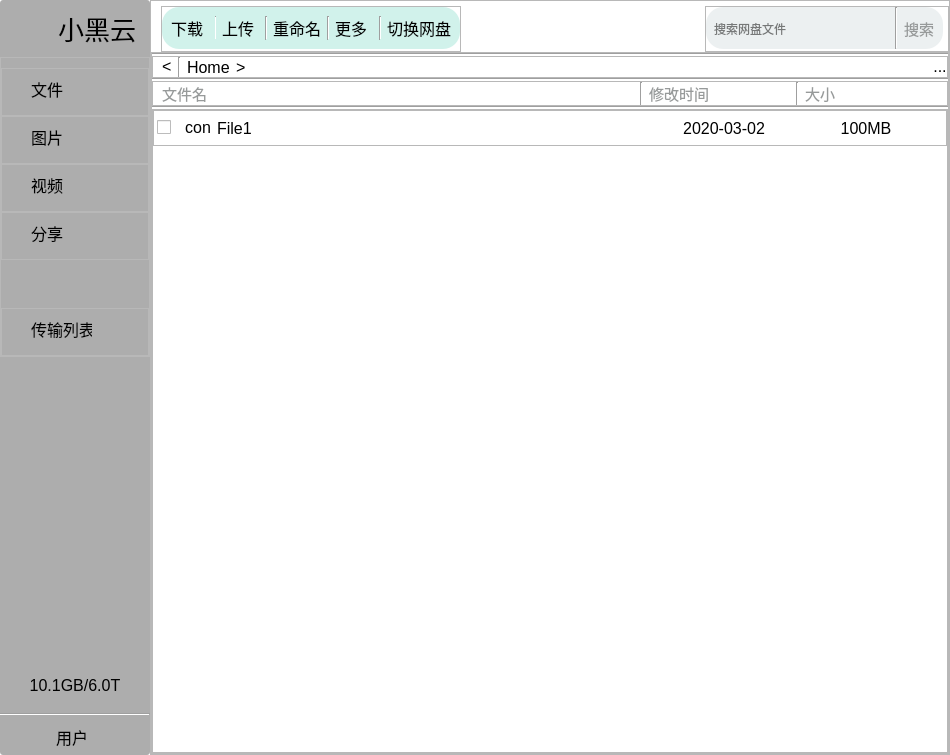
<?xml version="1.0" encoding="UTF-8"?>
<ui version="4.0">
 <class>SBCclient</class>
 <widget class="QMainWindow" name="SBCclient">
  <property name="geometry">
   <rect>
    <x>0</x>
    <y>0</y>
    <width>950</width>
    <height>755</height>
   </rect>
  </property>
  <property name="minimumSize">
   <size>
    <width>800</width>
    <height>700</height>
   </size>
  </property>
  <property name="font">
   <font>
    <family>宋体</family>
    <pointsize>12</pointsize>
    <weight>50</weight>
    <italic>false</italic>
    <bold>false</bold>
   </font>
  </property>
  <property name="windowTitle">
   <string>小黑云客户端</string>
  </property>
  <property name="windowIcon">
   <iconset>
    <normaloff>img/favicon.ico</normaloff>img/favicon.ico</iconset>
  </property>
  <property name="windowOpacity">
   <double>1.000000000000000</double>
  </property>
  <property name="styleSheet">
   <string notr="true">#SBCclient{
	background-color:white;
}
#centralwidget{
	background-color:white;
}
QLabel{
	font-size:16px;
}
Line{
	background:rgb(173, 173, 173);
}
#frame{
	border-radius:3px;
	background:rgb(173, 173, 173);
}
#frame_7 QFrame:hover{
	background:#A2D9CE;
	border-radius:20px;
	opacity:0.1;
	}
#SBCCapacity{
	border-radius:5px;
	background:#5B5B5B;
}
#usedCap{
	border-radius:5px;
	background:#006000;
	Width:60px;
}</string>
  </property>
  <property name="animated">
   <bool>true</bool>
  </property>
  <property name="documentMode">
   <bool>false</bool>
  </property>
  <widget class="QWidget" name="centralwidget">
   <property name="minimumSize">
    <size>
     <width>0</width>
     <height>0</height>
    </size>
   </property>
   <layout class="QHBoxLayout" name="horizontalLayout_5">
    <property name="spacing">
     <number>0</number>
    </property>
    <property name="leftMargin">
     <number>0</number>
    </property>
    <property name="topMargin">
     <number>0</number>
    </property>
    <property name="rightMargin">
     <number>0</number>
    </property>
    <property name="bottomMargin">
     <number>0</number>
    </property>
    <item>
     <layout class="QHBoxLayout" name="horizontalLayout">
      <property name="spacing">
       <number>0</number>
      </property>
      <property name="leftMargin">
       <number>0</number>
      </property>
      <property name="topMargin">
       <number>0</number>
      </property>
      <property name="rightMargin">
       <number>0</number>
      </property>
      <item>
       <widget class="QFrame" name="frame">
        <property name="maximumSize">
         <size>
          <width>150</width>
          <height>16777215</height>
         </size>
        </property>
        <property name="frameShape">
         <enum>QFrame::StyledPanel</enum>
        </property>
        <property name="frameShadow">
         <enum>QFrame::Raised</enum>
        </property>
        <layout class="QVBoxLayout" name="verticalLayout_5">
         <property name="spacing">
          <number>9</number>
         </property>
         <property name="leftMargin">
          <number>0</number>
         </property>
         <property name="topMargin">
          <number>9</number>
         </property>
         <property name="rightMargin">
          <number>0</number>
         </property>
         <property name="bottomMargin">
          <number>0</number>
         </property>
         <item>
          <layout class="QHBoxLayout" name="horizontalLayout_6" stretch="1,1">
           <property name="spacing">
            <number>2</number>
           </property>
           <property name="leftMargin">
            <number>6</number>
           </property>
           <property name="rightMargin">
            <number>6</number>
           </property>
           <item>
            <widget class="QLabel" name="label_10">
             <property name="sizePolicy">
              <sizepolicy hsizetype="Fixed" vsizetype="Preferred">
               <horstretch>0</horstretch>
               <verstretch>0</verstretch>
              </sizepolicy>
             </property>
             <property name="maximumSize">
              <size>
               <width>50</width>
               <height>50</height>
              </size>
             </property>
             <property name="text">
              <string/>
             </property>
             <property name="pixmap">
              <pixmap>img/SBCCon.png</pixmap>
             </property>
             <property name="scaledContents">
              <bool>true</bool>
             </property>
            </widget>
           </item>
           <item>
            <widget class="QLabel" name="label">
             <property name="font">
              <font>
               <pointsize>-1</pointsize>
              </font>
             </property>
             <property name="styleSheet">
              <string notr="true">#label{
	font-size:26px;
}</string>
             </property>
             <property name="text">
              <string>小黑云</string>
             </property>
            </widget>
           </item>
          </layout>
         </item>
         <item>
          <widget class="QFrame" name="frame_7">
           <property name="maximumSize">
            <size>
             <width>16777215</width>
             <height>300</height>
            </size>
           </property>
           <property name="frameShape">
            <enum>QFrame::StyledPanel</enum>
           </property>
           <property name="frameShadow">
            <enum>QFrame::Raised</enum>
           </property>
           <layout class="QVBoxLayout" name="verticalLayout_3" stretch="1,1,1,1,1,1">
            <property name="spacing">
             <number>0</number>
            </property>
            <property name="leftMargin">
             <number>0</number>
            </property>
            <property name="topMargin">
             <number>10</number>
            </property>
            <property name="rightMargin">
             <number>0</number>
            </property>
            <property name="bottomMargin">
             <number>0</number>
            </property>
            <item>
             <widget class="QFrame" name="frame_2">
              <property name="frameShape">
               <enum>QFrame::StyledPanel</enum>
              </property>
              <property name="frameShadow">
               <enum>QFrame::Raised</enum>
              </property>
              <widget class="QLabel" name="label_2">
               <property name="geometry">
                <rect>
                 <x>30</x>
                 <y>10</y>
                 <width>61</width>
                 <height>21</height>
                </rect>
               </property>
               <property name="text">
                <string>文件</string>
               </property>
              </widget>
             </widget>
            </item>
            <item>
             <widget class="QFrame" name="frame_3">
              <property name="frameShape">
               <enum>QFrame::StyledPanel</enum>
              </property>
              <property name="frameShadow">
               <enum>QFrame::Raised</enum>
              </property>
              <widget class="QLabel" name="label_3">
               <property name="geometry">
                <rect>
                 <x>30</x>
                 <y>10</y>
                 <width>61</width>
                 <height>21</height>
                </rect>
               </property>
               <property name="text">
                <string>图片</string>
               </property>
              </widget>
             </widget>
            </item>
            <item>
             <widget class="QFrame" name="frame_4">
              <property name="frameShape">
               <enum>QFrame::StyledPanel</enum>
              </property>
              <property name="frameShadow">
               <enum>QFrame::Raised</enum>
              </property>
              <widget class="QLabel" name="label_4">
               <property name="geometry">
                <rect>
                 <x>30</x>
                 <y>10</y>
                 <width>61</width>
                 <height>21</height>
                </rect>
               </property>
               <property name="text">
                <string>视频</string>
               </property>
              </widget>
             </widget>
            </item>
            <item>
             <widget class="QFrame" name="frame_5">
              <property name="frameShape">
               <enum>QFrame::StyledPanel</enum>
              </property>
              <property name="frameShadow">
               <enum>QFrame::Raised</enum>
              </property>
              <widget class="QLabel" name="label_5">
               <property name="geometry">
                <rect>
                 <x>30</x>
                 <y>10</y>
                 <width>61</width>
                 <height>21</height>
                </rect>
               </property>
               <property name="text">
                <string>分享</string>
               </property>
              </widget>
             </widget>
            </item>
            <item>
             <spacer name="verticalSpacer">
              <property name="orientation">
               <enum>Qt::Vertical</enum>
              </property>
              <property name="sizeHint" stdset="0">
               <size>
                <width>20</width>
                <height>37</height>
               </size>
              </property>
             </spacer>
            </item>
            <item>
             <widget class="QFrame" name="frame_6">
              <property name="frameShape">
               <enum>QFrame::StyledPanel</enum>
              </property>
              <property name="frameShadow">
               <enum>QFrame::Raised</enum>
              </property>
              <widget class="QLabel" name="label_6">
               <property name="geometry">
                <rect>
                 <x>30</x>
                 <y>10</y>
                 <width>61</width>
                 <height>21</height>
                </rect>
               </property>
               <property name="text">
                <string>传输列表</string>
               </property>
              </widget>
             </widget>
            </item>
           </layout>
          </widget>
         </item>
         <item>
          <spacer name="verticalSpacer_2">
           <property name="orientation">
            <enum>Qt::Vertical</enum>
           </property>
           <property name="sizeHint" stdset="0">
            <size>
             <width>20</width>
             <height>245</height>
            </size>
           </property>
          </spacer>
         </item>
         <item>
          <layout class="QVBoxLayout" name="verticalLayout_4">
           <item>
            <widget class="QLabel" name="label_7">
             <property name="text">
              <string>10.1GB/6.0T</string>
             </property>
             <property name="alignment">
              <set>Qt::AlignCenter</set>
             </property>
            </widget>
           </item>
           <item>
            <widget class="QFrame" name="SBCCapacity">
             <property name="maximumSize">
              <size>
               <width>16777215</width>
               <height>10</height>
              </size>
             </property>
             <property name="styleSheet">
              <string notr="true"/>
             </property>
             <property name="frameShape">
              <enum>QFrame::StyledPanel</enum>
             </property>
             <property name="frameShadow">
              <enum>QFrame::Raised</enum>
             </property>
             <widget class="QFrame" name="usedCap">
              <property name="geometry">
               <rect>
                <x>0</x>
                <y>0</y>
                <width>20</width>
                <height>10</height>
               </rect>
              </property>
              <property name="sizePolicy">
               <sizepolicy hsizetype="Fixed" vsizetype="Preferred">
                <horstretch>0</horstretch>
                <verstretch>0</verstretch>
               </sizepolicy>
              </property>
              <property name="maximumSize">
               <size>
                <width>20</width>
                <height>10</height>
               </size>
              </property>
              <property name="frameShape">
               <enum>QFrame::StyledPanel</enum>
              </property>
              <property name="frameShadow">
               <enum>QFrame::Raised</enum>
              </property>
             </widget>
            </widget>
           </item>
          </layout>
         </item>
         <item>
          <widget class="Line" name="line">
           <property name="styleSheet">
            <string notr="true">Line{
	background:#D0D3D4;
}</string>
           </property>
           <property name="orientation">
            <enum>Qt::Horizontal</enum>
           </property>
          </widget>
         </item>
         <item>
          <layout class="QHBoxLayout" name="horizontalLayout_7">
           <property name="spacing">
            <number>6</number>
           </property>
           <property name="leftMargin">
            <number>10</number>
           </property>
           <property name="bottomMargin">
            <number>6</number>
           </property>
           <item>
            <widget class="QLabel" name="label_usercon">
             <property name="maximumSize">
              <size>
               <width>40</width>
               <height>40</height>
              </size>
             </property>
             <property name="cursor">
              <cursorShape>PointingHandCursor</cursorShape>
             </property>
             <property name="styleSheet">
              <string notr="true">#label_usercon{
	border-radius:20px;
}</string>
             </property>
             <property name="text">
              <string/>
             </property>
             <property name="pixmap">
              <pixmap>img/cat0.jpg</pixmap>
             </property>
             <property name="scaledContents">
              <bool>true</bool>
             </property>
            </widget>
           </item>
           <item>
            <widget class="QLabel" name="label_9">
             <property name="cursor">
              <cursorShape>PointingHandCursor</cursorShape>
             </property>
             <property name="text">
              <string>用户</string>
             </property>
            </widget>
           </item>
          </layout>
         </item>
        </layout>
       </widget>
      </item>
      <item>
       <widget class="QFrame" name="frame_14">
        <property name="frameShape">
         <enum>QFrame::StyledPanel</enum>
        </property>
        <property name="frameShadow">
         <enum>QFrame::Raised</enum>
        </property>
        <layout class="QGridLayout" name="gridLayout">
         <property name="leftMargin">
          <number>0</number>
         </property>
         <property name="topMargin">
          <number>0</number>
         </property>
         <property name="rightMargin">
          <number>0</number>
         </property>
         <property name="bottomMargin">
          <number>0</number>
         </property>
         <property name="spacing">
          <number>0</number>
         </property>
         <item row="0" column="0">
          <layout class="QVBoxLayout" name="verticalLayout_6">
           <property name="spacing">
            <number>0</number>
           </property>
           <item>
            <layout class="QHBoxLayout" name="horizontalLayout_4" stretch="3,2,2">
             <property name="leftMargin">
              <number>10</number>
             </property>
             <property name="topMargin">
              <number>5</number>
             </property>
             <item>
              <widget class="QFrame" name="frame_9">
               <property name="maximumSize">
                <size>
                 <width>300</width>
                 <height>16777215</height>
                </size>
               </property>
               <property name="frameShape">
                <enum>QFrame::StyledPanel</enum>
               </property>
               <property name="frameShadow">
                <enum>QFrame::Raised</enum>
               </property>
               <layout class="QHBoxLayout" name="horizontalLayout_10">
                <property name="spacing">
                 <number>0</number>
                </property>
                <property name="leftMargin">
                 <number>0</number>
                </property>
                <property name="topMargin">
                 <number>0</number>
                </property>
                <property name="rightMargin">
                 <number>0</number>
                </property>
                <property name="bottomMargin">
                 <number>2</number>
                </property>
                <item>
                 <widget class="QFrame" name="frame_Buttons">
                  <property name="styleSheet">
                   <string notr="true">#frame_Buttons{
	background:#D1F2EB;
	border-radius:17px;
	opacity:0.8;
}
#frame_Buttons QLabel:hover{
	color:blue;
	}</string>
                  </property>
                  <property name="frameShape">
                   <enum>QFrame::StyledPanel</enum>
                  </property>
                  <property name="frameShadow">
                   <enum>QFrame::Raised</enum>
                  </property>
                  <layout class="QHBoxLayout" name="horizontalLayout_9">
                   <item>
                    <widget class="QLabel" name="label_14">
                     <property name="cursor">
                      <cursorShape>PointingHandCursor</cursorShape>
                     </property>
                     <property name="text">
                      <string>下载</string>
                     </property>
                    </widget>
                   </item>
                   <item>
                    <widget class="Line" name="line_6">
                     <property name="maximumSize">
                      <size>
                       <width>1</width>
                       <height>16777215</height>
                      </size>
                     </property>
                     <property name="orientation">
                      <enum>Qt::Vertical</enum>
                     </property>
                    </widget>
                   </item>
                   <item>
                    <widget class="QLabel" name="label_15">
                     <property name="cursor">
                      <cursorShape>PointingHandCursor</cursorShape>
                     </property>
                     <property name="text">
                      <string>上传</string>
                     </property>
                    </widget>
                   </item>
                   <item>
                    <widget class="Line" name="line_13">
                     <property name="maximumSize">
                      <size>
                       <width>2</width>
                       <height>16777215</height>
                      </size>
                     </property>
                     <property name="orientation">
                      <enum>Qt::Vertical</enum>
                     </property>
                    </widget>
                   </item>
                   <item>
                    <widget class="QLabel" name="label_16">
                     <property name="cursor">
                      <cursorShape>PointingHandCursor</cursorShape>
                     </property>
                     <property name="text">
                      <string>重命名</string>
                     </property>
                    </widget>
                   </item>
                   <item>
                    <widget class="Line" name="line_8">
                     <property name="maximumSize">
                      <size>
                       <width>2</width>
                       <height>16777215</height>
                      </size>
                     </property>
                     <property name="orientation">
                      <enum>Qt::Vertical</enum>
                     </property>
                    </widget>
                   </item>
                   <item>
                    <widget class="QLabel" name="label_17">
                     <property name="cursor">
                      <cursorShape>PointingHandCursor</cursorShape>
                     </property>
                     <property name="text">
                      <string>更多</string>
                     </property>
                    </widget>
                   </item>
                   <item>
                    <widget class="Line" name="line_9">
                     <property name="maximumSize">
                      <size>
                       <width>2</width>
                       <height>16777215</height>
                      </size>
                     </property>
                     <property name="orientation">
                      <enum>Qt::Vertical</enum>
                     </property>
                    </widget>
                   </item>
                   <item>
                    <widget class="QLabel" name="label_18">
                     <property name="cursor">
                      <cursorShape>PointingHandCursor</cursorShape>
                     </property>
                     <property name="text">
                      <string>切换网盘</string>
                     </property>
                    </widget>
                   </item>
                  </layout>
                 </widget>
                </item>
               </layout>
              </widget>
             </item>
             <item>
              <spacer name="horizontalSpacer_2">
               <property name="orientation">
                <enum>Qt::Horizontal</enum>
               </property>
               <property name="sizeHint" stdset="0">
                <size>
                 <width>308</width>
                 <height>20</height>
                </size>
               </property>
              </spacer>
             </item>
             <item>
              <widget class="QFrame" name="frame_10">
               <property name="minimumSize">
                <size>
                 <width>0</width>
                 <height>0</height>
                </size>
               </property>
               <property name="maximumSize">
                <size>
                 <width>260</width>
                 <height>16777215</height>
                </size>
               </property>
               <property name="frameShape">
                <enum>QFrame::StyledPanel</enum>
               </property>
               <property name="frameShadow">
                <enum>QFrame::Raised</enum>
               </property>
               <layout class="QHBoxLayout" name="horizontalLayout_12">
                <property name="spacing">
                 <number>0</number>
                </property>
                <property name="leftMargin">
                 <number>0</number>
                </property>
                <property name="topMargin">
                 <number>0</number>
                </property>
                <property name="rightMargin">
                 <number>5</number>
                </property>
                <property name="bottomMargin">
                 <number>2</number>
                </property>
                <item>
                 <widget class="QFrame" name="frame_Search">
                  <property name="styleSheet">
                   <string notr="true">#frame_Search{
	background:#ECF0F1;
	border-radius:17px;
	opacity:0.5;
}
#frame_Search QLineEdit{
	background:#ECF0F1;
	border-radius:17px;
	opacity:0.5;
}
#frame_Search Line{
	background:#B3B6B7;
}
#frame_Search QLabel{
	color:#979A9A;
	font-size:15px;
}</string>
                  </property>
                  <property name="frameShape">
                   <enum>QFrame::StyledPanel</enum>
                  </property>
                  <property name="frameShadow">
                   <enum>QFrame::Raised</enum>
                  </property>
                  <layout class="QHBoxLayout" name="horizontalLayout_11">
                   <property name="spacing">
                    <number>6</number>
                   </property>
                   <property name="leftMargin">
                    <number>6</number>
                   </property>
                   <property name="topMargin">
                    <number>0</number>
                   </property>
                   <property name="rightMargin">
                    <number>9</number>
                   </property>
                   <property name="bottomMargin">
                    <number>0</number>
                   </property>
                   <item>
                    <widget class="QLineEdit" name="lineEdit">
                     <property name="placeholderText">
                      <string>搜索网盘文件</string>
                     </property>
                    </widget>
                   </item>
                   <item>
                    <widget class="Line" name="line_5">
                     <property name="orientation">
                      <enum>Qt::Vertical</enum>
                     </property>
                    </widget>
                   </item>
                   <item>
                    <widget class="QLabel" name="label_13">
                     <property name="cursor">
                      <cursorShape>PointingHandCursor</cursorShape>
                     </property>
                     <property name="text">
                      <string>搜索</string>
                     </property>
                    </widget>
                   </item>
                  </layout>
                 </widget>
                </item>
               </layout>
              </widget>
             </item>
            </layout>
           </item>
           <item>
            <widget class="QFrame" name="frame_12">
             <property name="frameShape">
              <enum>QFrame::StyledPanel</enum>
             </property>
             <property name="frameShadow">
              <enum>QFrame::Raised</enum>
             </property>
             <layout class="QVBoxLayout" name="verticalLayout_2">
              <property name="spacing">
               <number>0</number>
              </property>
              <property name="leftMargin">
               <number>0</number>
              </property>
              <property name="topMargin">
               <number>0</number>
              </property>
              <property name="rightMargin">
               <number>0</number>
              </property>
              <property name="bottomMargin">
               <number>0</number>
              </property>
              <item>
               <layout class="QVBoxLayout" name="verticalLayout">
                <property name="spacing">
                 <number>0</number>
                </property>
                <item>
                 <widget class="Line" name="line_12">
                  <property name="maximumSize">
                   <size>
                    <width>16777215</width>
                    <height>5</height>
                   </size>
                  </property>
                  <property name="orientation">
                   <enum>Qt::Horizontal</enum>
                  </property>
                 </widget>
                </item>
                <item>
                 <widget class="QFrame" name="frame_8">
                  <property name="styleSheet">
                   <string notr="true">#frame_8 QLabel{
	background:white;
	opacity:0.9;
	}</string>
                  </property>
                  <property name="frameShape">
                   <enum>QFrame::StyledPanel</enum>
                  </property>
                  <property name="frameShadow">
                   <enum>QFrame::Raised</enum>
                  </property>
                  <layout class="QHBoxLayout" name="horizontalLayout_3">
                   <property name="leftMargin">
                    <number>9</number>
                   </property>
                   <property name="topMargin">
                    <number>0</number>
                   </property>
                   <property name="rightMargin">
                    <number>0</number>
                   </property>
                   <property name="bottomMargin">
                    <number>0</number>
                   </property>
                   <item>
                    <widget class="QLabel" name="label_12">
                     <property name="font">
                      <font>
                       <pointsize>-1</pointsize>
                      </font>
                     </property>
                     <property name="cursor">
                      <cursorShape>PointingHandCursor</cursorShape>
                     </property>
                     <property name="text">
                      <string>&lt;</string>
                     </property>
                    </widget>
                   </item>
                   <item>
                    <widget class="Line" name="line_2">
                     <property name="maximumSize">
                      <size>
                       <width>5</width>
                       <height>16777215</height>
                      </size>
                     </property>
                     <property name="lineWidth">
                      <number>1</number>
                     </property>
                     <property name="orientation">
                      <enum>Qt::Vertical</enum>
                     </property>
                    </widget>
                   </item>
                   <item>
                    <widget class="QLabel" name="label_11">
                     <property name="cursor">
                      <cursorShape>PointingHandCursor</cursorShape>
                     </property>
                     <property name="text">
                      <string>Home</string>
                     </property>
                    </widget>
                   </item>
                   <item>
                    <widget class="QLabel" name="label_19">
                     <property name="font">
                      <font>
                       <pointsize>-1</pointsize>
                      </font>
                     </property>
                     <property name="text">
                      <string>&gt;</string>
                     </property>
                    </widget>
                   </item>
                   <item>
                    <spacer name="horizontalSpacer">
                     <property name="orientation">
                      <enum>Qt::Horizontal</enum>
                     </property>
                     <property name="sizeHint" stdset="0">
                      <size>
                       <width>681</width>
                       <height>20</height>
                      </size>
                     </property>
                    </spacer>
                   </item>
                   <item>
                    <widget class="QLabel" name="label_8">
                     <property name="font">
                      <font>
                       <pointsize>-1</pointsize>
                      </font>
                     </property>
                     <property name="cursor">
                      <cursorShape>PointingHandCursor</cursorShape>
                     </property>
                     <property name="text">
                      <string>...</string>
                     </property>
                     <property name="alignment">
                      <set>Qt::AlignHCenter|Qt::AlignTop</set>
                     </property>
                     <property name="margin">
                      <number>0</number>
                     </property>
                    </widget>
                   </item>
                  </layout>
                 </widget>
                </item>
                <item>
                 <widget class="Line" name="line_3">
                  <property name="maximumSize">
                   <size>
                    <width>16777215</width>
                    <height>5</height>
                   </size>
                  </property>
                  <property name="orientation">
                   <enum>Qt::Horizontal</enum>
                  </property>
                 </widget>
                </item>
                <item>
                 <widget class="QFrame" name="frame_11">
                  <property name="maximumSize">
                   <size>
                    <width>16777215</width>
                    <height>41</height>
                   </size>
                  </property>
                  <property name="styleSheet">
                   <string notr="true">#frame_11 QLabel
{
	color:#979A9A;
	font-size:15px;
}</string>
                  </property>
                  <property name="frameShape">
                   <enum>QFrame::StyledPanel</enum>
                  </property>
                  <property name="frameShadow">
                   <enum>QFrame::Raised</enum>
                  </property>
                  <layout class="QHBoxLayout" name="horizontalLayout_2" stretch="10,0,3,0,3">
                   <property name="leftMargin">
                    <number>9</number>
                   </property>
                   <property name="topMargin">
                    <number>0</number>
                   </property>
                   <property name="rightMargin">
                    <number>0</number>
                   </property>
                   <property name="bottomMargin">
                    <number>0</number>
                   </property>
                   <item>
                    <widget class="QLabel" name="label_20">
                     <property name="text">
                      <string>文件名</string>
                     </property>
                    </widget>
                   </item>
                   <item>
                    <widget class="Line" name="line_10">
                     <property name="maximumSize">
                      <size>
                       <width>5</width>
                       <height>16777215</height>
                      </size>
                     </property>
                     <property name="orientation">
                      <enum>Qt::Vertical</enum>
                     </property>
                    </widget>
                   </item>
                   <item>
                    <widget class="QLabel" name="label_21">
                     <property name="text">
                      <string>修改时间</string>
                     </property>
                    </widget>
                   </item>
                   <item>
                    <widget class="Line" name="line_11">
                     <property name="maximumSize">
                      <size>
                       <width>5</width>
                       <height>16777215</height>
                      </size>
                     </property>
                     <property name="orientation">
                      <enum>Qt::Vertical</enum>
                     </property>
                    </widget>
                   </item>
                   <item>
                    <widget class="QLabel" name="label_22">
                     <property name="text">
                      <string>大小</string>
                     </property>
                    </widget>
                   </item>
                  </layout>
                 </widget>
                </item>
                <item>
                 <widget class="Line" name="line_4">
                  <property name="maximumSize">
                   <size>
                    <width>16777215</width>
                    <height>5</height>
                   </size>
                  </property>
                  <property name="orientation">
                   <enum>Qt::Horizontal</enum>
                  </property>
                 </widget>
                </item>
               </layout>
              </item>
              <item>
               <widget class="QScrollArea" name="scrollArea">
                <property name="sizePolicy">
                 <sizepolicy hsizetype="Expanding" vsizetype="Expanding">
                  <horstretch>0</horstretch>
                  <verstretch>0</verstretch>
                 </sizepolicy>
                </property>
                <property name="font">
                 <font>
                  <kerning>true</kerning>
                 </font>
                </property>
                <property name="layoutDirection">
                 <enum>Qt::LeftToRight</enum>
                </property>
                <property name="autoFillBackground">
                 <bool>false</bool>
                </property>
                <property name="styleSheet">
                 <string notr="true">#scrollAreaWidgetContents
{
	background:white;
}

#scrollAreaWidgetContents QFrame:hover{
	background:#D0D3D4;
	border-radius:18px;
	opacity:0.5;
	}</string>
                </property>
                <property name="frameShadow">
                 <enum>QFrame::Raised</enum>
                </property>
                <property name="lineWidth">
                 <number>-1</number>
                </property>
                <property name="horizontalScrollBarPolicy">
                 <enum>Qt::ScrollBarAlwaysOff</enum>
                </property>
                <property name="widgetResizable">
                 <bool>true</bool>
                </property>
                <property name="alignment">
                 <set>Qt::AlignLeading|Qt::AlignLeft|Qt::AlignTop</set>
                </property>
                <widget class="QWidget" name="scrollAreaWidgetContents">
                 <property name="geometry">
                  <rect>
                   <x>0</x>
                   <y>0</y>
                   <width>797</width>
                   <height>628</height>
                  </rect>
                 </property>
                 <property name="layoutDirection">
                  <enum>Qt::LeftToRight</enum>
                 </property>
                 <layout class="QFormLayout" name="formLayout">
                  <property name="verticalSpacing">
                   <number>0</number>
                  </property>
                  <property name="leftMargin">
                   <number>0</number>
                  </property>
                  <property name="topMargin">
                   <number>0</number>
                  </property>
                  <property name="rightMargin">
                   <number>0</number>
                  </property>
                  <property name="bottomMargin">
                   <number>0</number>
                  </property>
                  <item row="0" column="0" colspan="2">
                   <widget class="QFrame" name="frame_13">
                    <property name="minimumSize">
                     <size>
                      <width>0</width>
                      <height>36</height>
                     </size>
                    </property>
                    <property name="maximumSize">
                     <size>
                      <width>16777215</width>
                      <height>36</height>
                     </size>
                    </property>
                    <property name="frameShape">
                     <enum>QFrame::StyledPanel</enum>
                    </property>
                    <property name="frameShadow">
                     <enum>QFrame::Raised</enum>
                    </property>
                    <layout class="QHBoxLayout" name="horizontalLayout_14" stretch="7,2,2">
                     <property name="spacing">
                      <number>0</number>
                     </property>
                     <property name="leftMargin">
                      <number>3</number>
                     </property>
                     <property name="topMargin">
                      <number>0</number>
                     </property>
                     <property name="rightMargin">
                      <number>9</number>
                     </property>
                     <property name="bottomMargin">
                      <number>0</number>
                     </property>
                     <item>
                      <layout class="QHBoxLayout" name="horizontalLayout_13" stretch="1,1,20">
                       <property name="spacing">
                        <number>6</number>
                       </property>
                       <property name="leftMargin">
                        <number>0</number>
                       </property>
                       <property name="topMargin">
                        <number>0</number>
                       </property>
                       <property name="rightMargin">
                        <number>0</number>
                       </property>
                       <item>
                        <widget class="QCheckBox" name="checkBox_2">
                         <property name="sizePolicy">
                          <sizepolicy hsizetype="Preferred" vsizetype="Fixed">
                           <horstretch>0</horstretch>
                           <verstretch>0</verstretch>
                          </sizepolicy>
                         </property>
                         <property name="text">
                          <string/>
                         </property>
                        </widget>
                       </item>
                       <item>
                        <widget class="QLabel" name="label_27">
                         <property name="sizePolicy">
                          <sizepolicy hsizetype="Fixed" vsizetype="Fixed">
                           <horstretch>0</horstretch>
                           <verstretch>0</verstretch>
                          </sizepolicy>
                         </property>
                         <property name="text">
                          <string>con</string>
                         </property>
                         <property name="alignment">
                          <set>Qt::AlignCenter</set>
                         </property>
                         <property name="margin">
                          <number>0</number>
                         </property>
                        </widget>
                       </item>
                       <item>
                        <widget class="QLabel" name="label_28">
                         <property name="sizePolicy">
                          <sizepolicy hsizetype="Preferred" vsizetype="Preferred">
                           <horstretch>9</horstretch>
                           <verstretch>0</verstretch>
                          </sizepolicy>
                         </property>
                         <property name="minimumSize">
                          <size>
                           <width>0</width>
                           <height>30</height>
                          </size>
                         </property>
                         <property name="maximumSize">
                          <size>
                           <width>16777215</width>
                           <height>36</height>
                          </size>
                         </property>
                         <property name="cursor">
                          <cursorShape>PointingHandCursor</cursorShape>
                         </property>
                         <property name="text">
                          <string>File1</string>
                         </property>
                         <property name="margin">
                          <number>2</number>
                         </property>
                        </widget>
                       </item>
                      </layout>
                     </item>
                     <item>
                      <widget class="QLabel" name="label_29">
                       <property name="sizePolicy">
                        <sizepolicy hsizetype="Preferred" vsizetype="Preferred">
                         <horstretch>3</horstretch>
                         <verstretch>0</verstretch>
                        </sizepolicy>
                       </property>
                       <property name="text">
                        <string>2020-03-02</string>
                       </property>
                       <property name="alignment">
                        <set>Qt::AlignCenter</set>
                       </property>
                      </widget>
                     </item>
                     <item>
                      <widget class="QLabel" name="label_30">
                       <property name="sizePolicy">
                        <sizepolicy hsizetype="Preferred" vsizetype="Preferred">
                         <horstretch>3</horstretch>
                         <verstretch>0</verstretch>
                        </sizepolicy>
                       </property>
                       <property name="text">
                        <string>100MB</string>
                       </property>
                       <property name="alignment">
                        <set>Qt::AlignCenter</set>
                       </property>
                       <property name="margin">
                        <number>0</number>
                       </property>
                      </widget>
                     </item>
                    </layout>
                   </widget>
                  </item>
                 </layout>
                </widget>
               </widget>
              </item>
             </layout>
            </widget>
           </item>
          </layout>
         </item>
        </layout>
       </widget>
      </item>
     </layout>
    </item>
   </layout>
  </widget>
  <widget class="QMenuBar" name="menubar">
   <property name="geometry">
    <rect>
     <x>0</x>
     <y>0</y>
     <width>950</width>
     <height>23</height>
    </rect>
   </property>
  </widget>
 </widget>
 <resources/>
 <connections/>
</ui>
